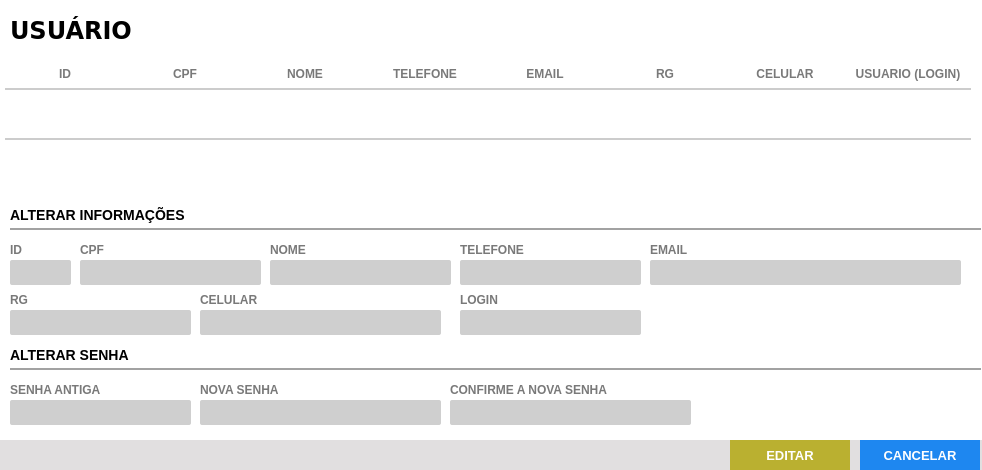
<?xml version="1.0" encoding="UTF-8"?>
<ui version="4.0">
 <class>Frame</class>
 <widget class="QFrame" name="Frame">
  <property name="geometry">
   <rect>
    <x>0</x>
    <y>0</y>
    <width>982</width>
    <height>470</height>
   </rect>
  </property>
  <property name="windowTitle">
   <string>Lista de Usuário</string>
  </property>
  <property name="styleSheet">
   <string notr="true">background: #FFF;</string>
  </property>
  <widget class="QFrame" name="fr_titulo_servicos">
   <property name="geometry">
    <rect>
     <x>0</x>
     <y>0</y>
     <width>981</width>
     <height>60</height>
    </rect>
   </property>
   <property name="styleSheet">
    <string notr="true"/>
   </property>
   <widget class="QLabel" name="lb_tituloClientes_2">
    <property name="geometry">
     <rect>
      <x>10</x>
      <y>15</y>
      <width>200</width>
      <height>30</height>
     </rect>
    </property>
    <property name="font">
     <font>
      <family>DejaVu Sans</family>
      <pointsize>18</pointsize>
      <weight>75</weight>
      <bold>true</bold>
     </font>
    </property>
    <property name="styleSheet">
     <string notr="true">color: rgb(0, 0, 0)</string>
    </property>
    <property name="text">
     <string>USUÁRIO</string>
    </property>
   </widget>
  </widget>
  <widget class="QTableWidget" name="tb_usuario">
   <property name="geometry">
    <rect>
     <x>0</x>
     <y>60</y>
     <width>971</width>
     <height>111</height>
    </rect>
   </property>
   <property name="cursor" stdset="0">
    <cursorShape>PointingHandCursor</cursorShape>
   </property>
   <property name="focusPolicy">
    <enum>Qt::WheelFocus</enum>
   </property>
   <property name="styleSheet">
    <string notr="true">QTableView{
color: #797979;
font-weight: bold;
font-size: 13px;
background: #FFF;
padding: 0 0 0 5px;
}
QHeaderView:section{
background: #FFF;
padding: 5px 0 ;
font-size: 12px;
font-family: &quot;Arial&quot;;
font-weight: bold;
color: #797979;
border: none;
border-bottom: 2px solid #CCC;
text-transform: uppercase
}
QTableView::item {
border-bottom: 2px solid #CCC;
padding: 2px;
}

</string>
   </property>
   <property name="frameShape">
    <enum>QFrame::NoFrame</enum>
   </property>
   <property name="frameShadow">
    <enum>QFrame::Plain</enum>
   </property>
   <property name="autoScrollMargin">
    <number>20</number>
   </property>
   <property name="editTriggers">
    <set>QAbstractItemView::NoEditTriggers</set>
   </property>
   <property name="selectionMode">
    <enum>QAbstractItemView::NoSelection</enum>
   </property>
   <property name="selectionBehavior">
    <enum>QAbstractItemView::SelectRows</enum>
   </property>
   <property name="showGrid">
    <bool>false</bool>
   </property>
   <property name="gridStyle">
    <enum>Qt::NoPen</enum>
   </property>
   <property name="wordWrap">
    <bool>false</bool>
   </property>
   <property name="rowCount">
    <number>1</number>
   </property>
   <attribute name="horizontalHeaderDefaultSectionSize">
    <number>120</number>
   </attribute>
   <attribute name="horizontalHeaderHighlightSections">
    <bool>false</bool>
   </attribute>
   <attribute name="horizontalHeaderStretchLastSection">
    <bool>true</bool>
   </attribute>
   <attribute name="verticalHeaderVisible">
    <bool>false</bool>
   </attribute>
   <attribute name="verticalHeaderMinimumSectionSize">
    <number>20</number>
   </attribute>
   <attribute name="verticalHeaderDefaultSectionSize">
    <number>50</number>
   </attribute>
   <row>
    <property name="text">
     <string>1</string>
    </property>
   </row>
   <column>
    <property name="text">
     <string>ID</string>
    </property>
   </column>
   <column>
    <property name="text">
     <string>CPF</string>
    </property>
   </column>
   <column>
    <property name="text">
     <string>NOME</string>
    </property>
   </column>
   <column>
    <property name="text">
     <string>TELEFONE</string>
    </property>
   </column>
   <column>
    <property name="text">
     <string>EMAIL</string>
    </property>
   </column>
   <column>
    <property name="text">
     <string>RG</string>
    </property>
   </column>
   <column>
    <property name="text">
     <string>CELULAR</string>
    </property>
   </column>
   <column>
    <property name="text">
     <string>USUARIO (LOGIN)</string>
    </property>
   </column>
  </widget>
  <widget class="QLabel" name="lb_FormProdutos_6">
   <property name="geometry">
    <rect>
     <x>80</x>
     <y>240</y>
     <width>181</width>
     <height>20</height>
    </rect>
   </property>
   <property name="styleSheet">
    <string notr="true">QLabel{
font-size: 12px;
font-family: &quot;Arial Unicode MS&quot;;
font-weight: bold;
color: #797979
}</string>
   </property>
   <property name="text">
    <string>CPF</string>
   </property>
  </widget>
  <widget class="QLineEdit" name="tx_cpf">
   <property name="geometry">
    <rect>
     <x>80</x>
     <y>260</y>
     <width>181</width>
     <height>25</height>
    </rect>
   </property>
   <property name="focusPolicy">
    <enum>Qt::WheelFocus</enum>
   </property>
   <property name="styleSheet">
    <string notr="true">QLineEdit{
background: #CFCFCF;
border-radius: 2px;
color: #000;
padding-left: 3px;
font: 13px &quot;Arial&quot; 
}
QLineEdit:Focus {
border: 1px solid red;
}</string>
   </property>
   <property name="placeholderText">
    <string/>
   </property>
  </widget>
  <widget class="QFrame" name="fr_botoes">
   <property name="geometry">
    <rect>
     <x>0</x>
     <y>440</y>
     <width>991</width>
     <height>30</height>
    </rect>
   </property>
   <property name="styleSheet">
    <string notr="true">background:#E1DFE0;
border: none;</string>
   </property>
   <widget class="QPushButton" name="bt_cancelar">
    <property name="geometry">
     <rect>
      <x>860</x>
      <y>0</y>
      <width>120</width>
      <height>30</height>
     </rect>
    </property>
    <property name="font">
     <font>
      <pointsize>10</pointsize>
      <weight>75</weight>
      <bold>true</bold>
     </font>
    </property>
    <property name="cursor">
     <cursorShape>PointingHandCursor</cursorShape>
    </property>
    <property name="focusPolicy">
     <enum>Qt::NoFocus</enum>
    </property>
    <property name="contextMenuPolicy">
     <enum>Qt::ActionsContextMenu</enum>
    </property>
    <property name="styleSheet">
     <string notr="true">QPushButton {
background-color: #1E87F0;
color: #FFF
 }
QPushButton:hover{
background-color: #40a286
}</string>
    </property>
    <property name="text">
     <string>CANCELAR</string>
    </property>
    <property name="iconSize">
     <size>
      <width>75</width>
      <height>35</height>
     </size>
    </property>
   </widget>
   <widget class="QPushButton" name="bt_salvar">
    <property name="geometry">
     <rect>
      <x>730</x>
      <y>0</y>
      <width>120</width>
      <height>30</height>
     </rect>
    </property>
    <property name="font">
     <font>
      <family>Tahoma</family>
      <pointsize>10</pointsize>
      <weight>75</weight>
      <bold>true</bold>
     </font>
    </property>
    <property name="cursor">
     <cursorShape>PointingHandCursor</cursorShape>
    </property>
    <property name="focusPolicy">
     <enum>Qt::NoFocus</enum>
    </property>
    <property name="contextMenuPolicy">
     <enum>Qt::ActionsContextMenu</enum>
    </property>
    <property name="styleSheet">
     <string notr="true">QPushButton {
	background-color: rgb(186, 176, 48);
color: #FFF
 }
QPushButton:hover{
	background-color: rgb(217, 202, 49);
}</string>
    </property>
    <property name="text">
     <string>EDITAR</string>
    </property>
    <property name="iconSize">
     <size>
      <width>75</width>
      <height>35</height>
     </size>
    </property>
   </widget>
  </widget>
  <widget class="QLineEdit" name="tx_id">
   <property name="geometry">
    <rect>
     <x>10</x>
     <y>260</y>
     <width>61</width>
     <height>25</height>
    </rect>
   </property>
   <property name="focusPolicy">
    <enum>Qt::WheelFocus</enum>
   </property>
   <property name="styleSheet">
    <string notr="true">QLineEdit{
background: #CFCFCF;
border-radius: 2px;
color: #000;
padding-left: 3px;
font: 13px &quot;Arial&quot; 
}
QLineEdit:Focus {
border: 1px solid red;
}</string>
   </property>
   <property name="text">
    <string/>
   </property>
   <property name="placeholderText">
    <string/>
   </property>
  </widget>
  <widget class="QLabel" name="lb_FormProdutos_7">
   <property name="geometry">
    <rect>
     <x>10</x>
     <y>240</y>
     <width>61</width>
     <height>20</height>
    </rect>
   </property>
   <property name="styleSheet">
    <string notr="true">QLabel{
font-size: 12px;
font-family: &quot;Arial Unicode MS&quot;;
font-weight: bold;
color: #797979
}</string>
   </property>
   <property name="text">
    <string>ID</string>
   </property>
  </widget>
  <widget class="QLabel" name="lb_FormProdutos_8">
   <property name="geometry">
    <rect>
     <x>270</x>
     <y>240</y>
     <width>111</width>
     <height>20</height>
    </rect>
   </property>
   <property name="styleSheet">
    <string notr="true">QLabel{
font-size: 12px;
font-family: &quot;Arial Unicode MS&quot;;
font-weight: bold;
color: #797979
}</string>
   </property>
   <property name="text">
    <string>NOME</string>
   </property>
  </widget>
  <widget class="QLineEdit" name="tx_nome">
   <property name="geometry">
    <rect>
     <x>270</x>
     <y>260</y>
     <width>181</width>
     <height>25</height>
    </rect>
   </property>
   <property name="focusPolicy">
    <enum>Qt::WheelFocus</enum>
   </property>
   <property name="styleSheet">
    <string notr="true">QLineEdit{
background: #CFCFCF;
border-radius: 2px;
color: #000;
padding-left: 3px;
font: 13px &quot;Arial&quot; 
}
QLineEdit:Focus {
border: 1px solid red;
}</string>
   </property>
   <property name="inputMask">
    <string/>
   </property>
   <property name="text">
    <string/>
   </property>
   <property name="placeholderText">
    <string/>
   </property>
  </widget>
  <widget class="QLineEdit" name="tx_fone">
   <property name="geometry">
    <rect>
     <x>460</x>
     <y>260</y>
     <width>181</width>
     <height>25</height>
    </rect>
   </property>
   <property name="focusPolicy">
    <enum>Qt::WheelFocus</enum>
   </property>
   <property name="styleSheet">
    <string notr="true">QLineEdit{
background: #CFCFCF;
border-radius: 2px;
color: #000;
padding-left: 3px;
font: 13px &quot;Arial&quot; 
}
QLineEdit:Focus {
border: 1px solid red;
}</string>
   </property>
   <property name="inputMask">
    <string/>
   </property>
   <property name="text">
    <string/>
   </property>
   <property name="placeholderText">
    <string/>
   </property>
  </widget>
  <widget class="QLabel" name="lb_FormProdutos_9">
   <property name="geometry">
    <rect>
     <x>460</x>
     <y>240</y>
     <width>111</width>
     <height>20</height>
    </rect>
   </property>
   <property name="styleSheet">
    <string notr="true">QLabel{
font-size: 12px;
font-family: &quot;Arial Unicode MS&quot;;
font-weight: bold;
color: #797979
}</string>
   </property>
   <property name="text">
    <string>TELEFONE</string>
   </property>
  </widget>
  <widget class="QLabel" name="lb_FormProdutos_10">
   <property name="geometry">
    <rect>
     <x>650</x>
     <y>240</y>
     <width>111</width>
     <height>20</height>
    </rect>
   </property>
   <property name="styleSheet">
    <string notr="true">QLabel{
font-size: 12px;
font-family: &quot;Arial Unicode MS&quot;;
font-weight: bold;
color: #797979
}</string>
   </property>
   <property name="text">
    <string>EMAIL</string>
   </property>
  </widget>
  <widget class="QLineEdit" name="tx_email">
   <property name="geometry">
    <rect>
     <x>650</x>
     <y>260</y>
     <width>311</width>
     <height>25</height>
    </rect>
   </property>
   <property name="focusPolicy">
    <enum>Qt::WheelFocus</enum>
   </property>
   <property name="styleSheet">
    <string notr="true">QLineEdit{
background: #CFCFCF;
border-radius: 2px;
color: #000;
padding-left: 3px;
font: 13px &quot;Arial&quot; 
}
QLineEdit:Focus {
border: 1px solid red;
}</string>
   </property>
   <property name="inputMask">
    <string/>
   </property>
   <property name="text">
    <string/>
   </property>
   <property name="placeholderText">
    <string/>
   </property>
  </widget>
  <widget class="QLabel" name="lb_FormProdutos_11">
   <property name="geometry">
    <rect>
     <x>10</x>
     <y>290</y>
     <width>111</width>
     <height>20</height>
    </rect>
   </property>
   <property name="styleSheet">
    <string notr="true">QLabel{
font-size: 12px;
font-family: &quot;Arial Unicode MS&quot;;
font-weight: bold;
color: #797979
}</string>
   </property>
   <property name="text">
    <string>RG</string>
   </property>
  </widget>
  <widget class="QLineEdit" name="tx_rg">
   <property name="geometry">
    <rect>
     <x>10</x>
     <y>310</y>
     <width>181</width>
     <height>25</height>
    </rect>
   </property>
   <property name="focusPolicy">
    <enum>Qt::WheelFocus</enum>
   </property>
   <property name="styleSheet">
    <string notr="true">QLineEdit{
background: #CFCFCF;
border-radius: 2px;
color: #000;
padding-left: 3px;
font: 13px &quot;Arial&quot; 
}
QLineEdit:Focus {
border: 1px solid red;
}</string>
   </property>
   <property name="inputMask">
    <string/>
   </property>
   <property name="text">
    <string/>
   </property>
   <property name="placeholderText">
    <string/>
   </property>
  </widget>
  <widget class="QLabel" name="lb_FormProdutos_12">
   <property name="geometry">
    <rect>
     <x>200</x>
     <y>290</y>
     <width>111</width>
     <height>20</height>
    </rect>
   </property>
   <property name="styleSheet">
    <string notr="true">QLabel{
font-size: 12px;
font-family: &quot;Arial Unicode MS&quot;;
font-weight: bold;
color: #797979
}</string>
   </property>
   <property name="text">
    <string>CELULAR</string>
   </property>
  </widget>
  <widget class="QLineEdit" name="tx_celular">
   <property name="geometry">
    <rect>
     <x>200</x>
     <y>310</y>
     <width>241</width>
     <height>25</height>
    </rect>
   </property>
   <property name="focusPolicy">
    <enum>Qt::WheelFocus</enum>
   </property>
   <property name="styleSheet">
    <string notr="true">QLineEdit{
background: #CFCFCF;
border-radius: 2px;
color: #000;
padding-left: 3px;
font: 13px &quot;Arial&quot; 
}
QLineEdit:Focus {
border: 1px solid red;
}</string>
   </property>
   <property name="inputMask">
    <string/>
   </property>
   <property name="text">
    <string/>
   </property>
   <property name="placeholderText">
    <string/>
   </property>
  </widget>
  <widget class="QLineEdit" name="tx_login">
   <property name="geometry">
    <rect>
     <x>460</x>
     <y>310</y>
     <width>181</width>
     <height>25</height>
    </rect>
   </property>
   <property name="focusPolicy">
    <enum>Qt::WheelFocus</enum>
   </property>
   <property name="styleSheet">
    <string notr="true">QLineEdit{
background: #CFCFCF;
border-radius: 2px;
color: #000;
padding-left: 3px;
font: 13px &quot;Arial&quot; 
}
QLineEdit:Focus {
border: 1px solid red;
}</string>
   </property>
   <property name="inputMask">
    <string/>
   </property>
   <property name="text">
    <string/>
   </property>
   <property name="placeholderText">
    <string/>
   </property>
  </widget>
  <widget class="QLabel" name="lb_FormProdutos_13">
   <property name="geometry">
    <rect>
     <x>460</x>
     <y>290</y>
     <width>111</width>
     <height>20</height>
    </rect>
   </property>
   <property name="styleSheet">
    <string notr="true">QLabel{
font-size: 12px;
font-family: &quot;Arial Unicode MS&quot;;
font-weight: bold;
color: #797979
}</string>
   </property>
   <property name="text">
    <string>LOGIN</string>
   </property>
  </widget>
  <widget class="QLabel" name="lb_FormProdutos">
   <property name="geometry">
    <rect>
     <x>10</x>
     <y>340</y>
     <width>971</width>
     <height>30</height>
    </rect>
   </property>
   <property name="styleSheet">
    <string notr="true">QLabel{
font-size: 14px;
font-family: &quot;Arial&quot;;
font-weight: bold;

border-bottom: 2px solid #A2A2A2
}</string>
   </property>
   <property name="text">
    <string>ALTERAR SENHA</string>
   </property>
  </widget>
  <widget class="QLabel" name="lb_FormProdutos_14">
   <property name="geometry">
    <rect>
     <x>10</x>
     <y>380</y>
     <width>111</width>
     <height>20</height>
    </rect>
   </property>
   <property name="styleSheet">
    <string notr="true">QLabel{
font-size: 12px;
font-family: &quot;Arial Unicode MS&quot;;
font-weight: bold;
color: #797979
}</string>
   </property>
   <property name="text">
    <string>SENHA ANTIGA</string>
   </property>
  </widget>
  <widget class="QLineEdit" name="tx_senha_antiga">
   <property name="geometry">
    <rect>
     <x>10</x>
     <y>400</y>
     <width>181</width>
     <height>25</height>
    </rect>
   </property>
   <property name="focusPolicy">
    <enum>Qt::WheelFocus</enum>
   </property>
   <property name="styleSheet">
    <string notr="true">QLineEdit{
background: #CFCFCF;
border-radius: 2px;
color: #000;
padding-left: 3px;
font: 13px &quot;Arial&quot; 
}
QLineEdit:Focus {
border: 1px solid red;
}</string>
   </property>
   <property name="inputMask">
    <string/>
   </property>
   <property name="text">
    <string/>
   </property>
   <property name="placeholderText">
    <string/>
   </property>
  </widget>
  <widget class="QLabel" name="lb_FormProdutos_15">
   <property name="geometry">
    <rect>
     <x>200</x>
     <y>380</y>
     <width>111</width>
     <height>20</height>
    </rect>
   </property>
   <property name="styleSheet">
    <string notr="true">QLabel{
font-size: 12px;
font-family: &quot;Arial Unicode MS&quot;;
font-weight: bold;
color: #797979
}</string>
   </property>
   <property name="text">
    <string>NOVA SENHA</string>
   </property>
  </widget>
  <widget class="QLineEdit" name="tx_nova_senha">
   <property name="geometry">
    <rect>
     <x>200</x>
     <y>400</y>
     <width>241</width>
     <height>25</height>
    </rect>
   </property>
   <property name="focusPolicy">
    <enum>Qt::WheelFocus</enum>
   </property>
   <property name="styleSheet">
    <string notr="true">QLineEdit{
background: #CFCFCF;
border-radius: 2px;
color: #000;
padding-left: 3px;
font: 13px &quot;Arial&quot; 
}
QLineEdit:Focus {
border: 1px solid red;
}</string>
   </property>
   <property name="inputMask">
    <string/>
   </property>
   <property name="text">
    <string/>
   </property>
   <property name="placeholderText">
    <string/>
   </property>
  </widget>
  <widget class="QLabel" name="lb_FormProdutos_2">
   <property name="geometry">
    <rect>
     <x>10</x>
     <y>200</y>
     <width>971</width>
     <height>30</height>
    </rect>
   </property>
   <property name="styleSheet">
    <string notr="true">QLabel{
font-size: 14px;
font-family: &quot;Arial&quot;;
font-weight: bold;

border-bottom: 2px solid #A2A2A2
}</string>
   </property>
   <property name="text">
    <string>ALTERAR INFORMAÇÕES</string>
   </property>
  </widget>
  <widget class="QLineEdit" name="tx_nova_senha_2">
   <property name="geometry">
    <rect>
     <x>450</x>
     <y>400</y>
     <width>241</width>
     <height>25</height>
    </rect>
   </property>
   <property name="focusPolicy">
    <enum>Qt::WheelFocus</enum>
   </property>
   <property name="styleSheet">
    <string notr="true">QLineEdit{
background: #CFCFCF;
border-radius: 2px;
color: #000;
padding-left: 3px;
font: 13px &quot;Arial&quot; 
}
QLineEdit:Focus {
border: 1px solid red;
}</string>
   </property>
   <property name="inputMask">
    <string/>
   </property>
   <property name="text">
    <string/>
   </property>
   <property name="placeholderText">
    <string/>
   </property>
  </widget>
  <widget class="QLabel" name="lb_FormProdutos_16">
   <property name="geometry">
    <rect>
     <x>450</x>
     <y>380</y>
     <width>181</width>
     <height>20</height>
    </rect>
   </property>
   <property name="styleSheet">
    <string notr="true">QLabel{
font-size: 12px;
font-family: &quot;Arial Unicode MS&quot;;
font-weight: bold;
color: #797979
}</string>
   </property>
   <property name="text">
    <string>CONFIRME A NOVA SENHA</string>
   </property>
  </widget>
 </widget>
 <resources/>
 <connections/>
</ui>
